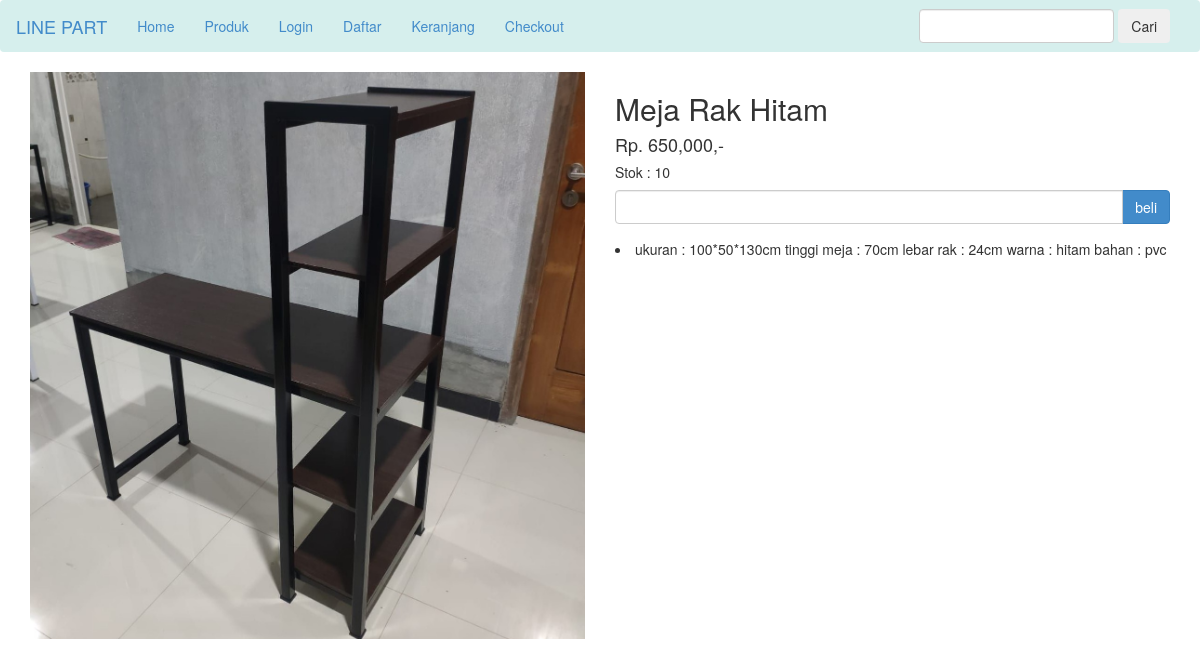
Screenshot of /detail.php?id=1 with the database file from the repository.
### tables this page shows
CREATE TABLE `produk` (
  `id_produk` int(11) NOT NULL,
  `id_kategori` int(5) NOT NULL,
  `nama_produk` varchar(100) NOT NULL,
  `harga_produk` int(11) NOT NULL,
  `berat_produk` int(11) NOT NULL,
  `foto_produk` varchar(100) NOT NULL,
  `deskripsi_produk` text NOT NULL,
  `stok_produk` int(5) NOT NULL
);

### detail.php (the view, shortened to what this page needs)
<?php
include 'koneksi.php';
$id_produk = $_GET['id'];
$ambil = $koneksi->query("SELECT * FROM produk WHERE id_produk='$id_produk'");
$detail = $ambil->fetch_assoc();
?>
<!DOCTYPE html>
<html lang="en">
<head>
  <link rel="stylesheet" href="admin/assets/css/bootstrap.css">
</head>
<body>
<?php include 'templates/navbar.php'; ?>
<section class="content">
  <div class="container">
    <div class="row">
      <div class="col-md-6">
        <img src="foto_produk/<?= $detail['foto_produk']; ?>" class="img-responsive">
      </div>
      <div class="col-md-6">
        <h2><?= $detail['nama_produk']; ?></h2>
        <h4>Rp. <?= number_format($detail['harga_produk']); ?>,-</h4>
        <h5>Stok : <?= $detail['stok_produk']; ?></h5>
        <form  method="post">
          <div class="form-group">
            <div class="input-group">
              <input type="number" min="1" max="<?= $detail['stok_produk']; ?>" class="form-control" name="jumlah">
              <div class="input-group-btn">
                <button class="btn btn-primary" name="beli">beli</button>
              </div>
            </div>
          </div>
        </form>
        <li><?= $detail['deskripsi_produk']; ?></li>
      </div>
    </div>
  </div>
</section>
</body>
</html>

### rows the page displays
produk: foto_produk (picture), nama_produk "Meja Rak Hitam", harga_produk "650,000", stok_produk "10", deskripsi_produk "ukuran : 100*50*130cm tinggi meja : 70cm lebar rak : 24cm warna : hitam bahan : pvc"
